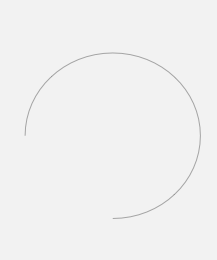
#> input picture Body Movement Detection Project/3.png, 217 x 260 px
$ python loopclosuredetction.py
#> lines starting #> are read from the running program, lines starting #| are printed output that depends on the picture; after the words box and inside, x2 and y2 are one past the last pixel; in counts of white or black regions, pixels touching at a corner belong together
import cv2
import numpy as np

# Load the hand-drawn image you want to analyze
image = cv2.imread('3.png', cv2.IMREAD_GRAYSCALE)
#> image is the input picture: shape (260, 217); min 151, max 242, mean 241.4

# Apply Gaussian blur to reduce noise
blurred = cv2.GaussianBlur(image, (5, 5), 0)

# Perform edge detection (Canny)
edges = cv2.Canny(blurred, 30, 100)
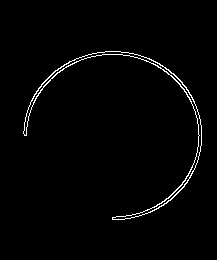
#> edges: shape (260, 217); 1.6% white in thin lines or dots, all inside (x1, y1, x2, y2) = (23, 51, 202, 220)

# Find contours in the edge-detected image
contours, _ = cv2.findContours(edges, cv2.RETR_EXTERNAL, cv2.CHAIN_APPROX_SIMPLE)
#> contours = 1 contour; box (x1, y1, x2, y2) and area: (23, 51, 202, 220) 1214

# Initialize a flag to check if a loop or circle is detected
loop_detected = False

# Loop through the detected contours
for contour in contours:
    # Calculate the area of the contour
    area = cv2.contourArea(contour)

    # Check if the area is within a certain threshold
    if area > 500 and area < 5000:
        # Calculate the aspect ratio of the bounding rectangle
        x, y, w, h = cv2.boundingRect(contour)
        aspect_ratio = float(w) / h

        # Check if the aspect ratio is close to 1 (indicating a circular shape)
        if 0.8 < aspect_ratio < 1.2:
            cv2.drawContours(image, [contour], -1, (0, 255, 0), 2)
            loop_detected = True
#> this loop made 1 pass
#> (area, x, y, w, h, aspect_ratio, loop_detected) on pass 1: (1214, 23, 51, 179, 169, 1.06, True)
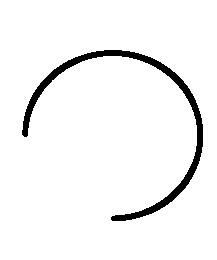
#> image: shape (260, 217); values 0 (black) and 242 (white), 95.4% white; 1 black region, box (x1, y1, x2, y2) and area: (22, 50, 203, 221) 2609

# Display the result and check if a loop or circle was detected
if loop_detected:
    print("A loop or circle is detected in the hand-drawn image.")
else:
    print("No loop or circle is detected in the hand-drawn image.")

# Save the image with detected contours
cv2.imwrite('output_image.png', image)
